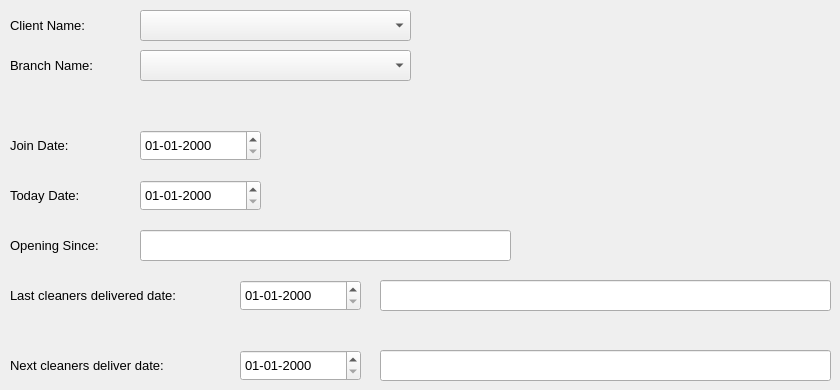
     <widget class="QWidget" name="tab_14">
      <attribute name="title">
       <string>Cleaners Schadual Time</string>
      </attribute>
      <widget class="QComboBox" name="branchclean">
       <property name="geometry">
        <rect>
         <x>140</x>
         <y>50</y>
         <width>271</width>
         <height>31</height>
        </rect>
       </property>
       <property name="font">
        <font>
         <family>Segoe UI</family>
         <pointsize>10</pointsize>
        </font>
       </property>
       <item>
        <property name="text">
         <string/>
        </property>
       </item>
      </widget>
      <widget class="QLabel" name="label_91">
       <property name="geometry">
        <rect>
         <x>10</x>
         <y>350</y>
         <width>211</width>
         <height>31</height>
        </rect>
       </property>
       <property name="font">
        <font>
         <family>Segoe UI</family>
         <pointsize>10</pointsize>
        </font>
       </property>
       <property name="text">
        <string>Next cleaners deliver date:</string>
       </property>
      </widget>
      <widget class="QDateEdit" name="dateEdit_15">
       <property name="geometry">
        <rect>
         <x>240</x>
         <y>350</y>
         <width>121</width>
         <height>31</height>
        </rect>
       </property>
       <property name="font">
        <font>
         <family>Segoe UI</family>
         <pointsize>10</pointsize>
        </font>
       </property>
       <property name="displayFormat">
        <string>dd-MM-yyyy</string>
       </property>
      </widget>
      <widget class="QLabel" name="label_92">
       <property name="geometry">
        <rect>
         <x>10</x>
         <y>180</y>
         <width>91</width>
         <height>31</height>
        </rect>
       </property>
       <property name="font">
        <font>
         <family>Segoe UI</family>
         <pointsize>10</pointsize>
        </font>
       </property>
       <property name="text">
        <string>Today Date:</string>
       </property>
      </widget>
      <widget class="QLabel" name="label_93">
       <property name="geometry">
        <rect>
         <x>10</x>
         <y>230</y>
         <width>121</width>
         <height>31</height>
        </rect>
       </property>
       <property name="font">
        <font>
         <family>Segoe UI</family>
         <pointsize>10</pointsize>
        </font>
       </property>
       <property name="text">
        <string>Opening Since:</string>
       </property>
      </widget>
      <widget class="QLineEdit" name="lineEdit_11">
       <property name="geometry">
        <rect>
         <x>140</x>
         <y>230</y>
         <width>371</width>
         <height>31</height>
        </rect>
       </property>
       <property name="font">
        <font>
         <family>Segoe UI</family>
         <pointsize>10</pointsize>
        </font>
       </property>
      </widget>
      <widget class="QDateEdit" name="dateEdit_16">
       <property name="geometry">
        <rect>
         <x>140</x>
         <y>130</y>
         <width>121</width>
         <height>31</height>
        </rect>
       </property>
       <property name="font">
        <font>
         <family>Segoe UI</family>
         <pointsize>10</pointsize>
        </font>
       </property>
       <property name="displayFormat">
        <string>dd-MM-yyyy</string>
       </property>
      </widget>
      <widget class="QDateEdit" name="dateEdit_17">
       <property name="geometry">
        <rect>
         <x>240</x>
         <y>280</y>
         <width>121</width>
         <height>31</height>
        </rect>
       </property>
       <property name="font">
        <font>
         <family>Segoe UI</family>
         <pointsize>10</pointsize>
        </font>
       </property>
       <property name="displayFormat">
        <string>dd-MM-yyyy</string>
       </property>
      </widget>
      <widget class="QLineEdit" name="lineEdit_14">
       <property name="geometry">
        <rect>
         <x>380</x>
         <y>280</y>
         <width>451</width>
         <height>31</height>
        </rect>
       </property>
       <property name="font">
        <font>
         <family>Segoe UI</family>
         <pointsize>10</pointsize>
        </font>
       </property>
      </widget>
      <widget class="QLabel" name="label_94">
       <property name="geometry">
        <rect>
         <x>10</x>
         <y>130</y>
         <width>81</width>
         <height>31</height>
        </rect>
       </property>
       <property name="font">
        <font>
         <family>Segoe UI</family>
         <pointsize>10</pointsize>
        </font>
       </property>
       <property name="text">
        <string>Join Date:</string>
       </property>
      </widget>
      <widget class="QLabel" name="label_95">
       <property name="geometry">
        <rect>
         <x>10</x>
         <y>10</y>
         <width>101</width>
         <height>31</height>
        </rect>
       </property>
       <property name="font">
        <font>
         <family>Segoe UI</family>
         <pointsize>10</pointsize>
        </font>
       </property>
       <property name="text">
        <string>Client Name:</string>
       </property>
      </widget>
      <widget class="QDateEdit" name="dateEdit_18">
       <property name="geometry">
        <rect>
         <x>140</x>
         <y>180</y>
         <width>121</width>
         <height>31</height>
        </rect>
       </property>
       <property name="font">
        <font>
         <family>Segoe UI</family>
         <pointsize>10</pointsize>
        </font>
       </property>
       <property name="displayFormat">
        <string>dd-MM-yyyy</string>
       </property>
      </widget>
      <widget class="QLineEdit" name="lineEdit_13">
       <property name="geometry">
        <rect>
         <x>380</x>
         <y>350</y>
         <width>451</width>
         <height>31</height>
        </rect>
       </property>
       <property name="font">
        <font>
         <family>Segoe UI</family>
         <pointsize>10</pointsize>
        </font>
       </property>
      </widget>
      <widget class="QLabel" name="label_96">
       <property name="geometry">
        <rect>
         <x>10</x>
         <y>50</y>
         <width>111</width>
         <height>31</height>
        </rect>
       </property>
       <property name="font">
        <font>
         <family>Segoe UI</family>
         <pointsize>10</pointsize>
        </font>
       </property>
       <property name="text">
        <string>Branch Name:</string>
       </property>
      </widget>
      <widget class="QLabel" name="label_97">
       <property name="geometry">
        <rect>
         <x>10</x>
         <y>280</y>
         <width>221</width>
         <height>31</height>
        </rect>
       </property>
       <property name="font">
        <font>
         <family>Segoe UI</family>
         <pointsize>10</pointsize>
        </font>
       </property>
       <property name="text">
        <string>Last cleaners delivered date:</string>
       </property>
      </widget>
      <widget class="QComboBox" name="clcombonamecleaner">
       <property name="geometry">
        <rect>
         <x>140</x>
         <y>10</y>
         <width>271</width>
         <height>31</height>
        </rect>
       </property>
       <property name="font">
        <font>
         <family>Segoe UI</family>
         <pointsize>10</pointsize>
        </font>
       </property>
       <item>
        <property name="text">
         <string/>
        </property>
       </item>
      </widget>
      <widget class="QLabel" name="label_180">
       <property name="geometry">
        <rect>
         <x>140</x>
         <y>90</y>
         <width>281</width>
         <height>31</height>
        </rect>
       </property>
       <property name="font">
        <font>
         <family>Segoe UI</family>
         <pointsize>10</pointsize>
        </font>
       </property>
       <property name="styleSheet">
        <string notr="true">color:rgb(255, 0, 0);</string>
       </property>
       <property name="text">
        <string/>
       </property>
      </widget>
     </widget>
